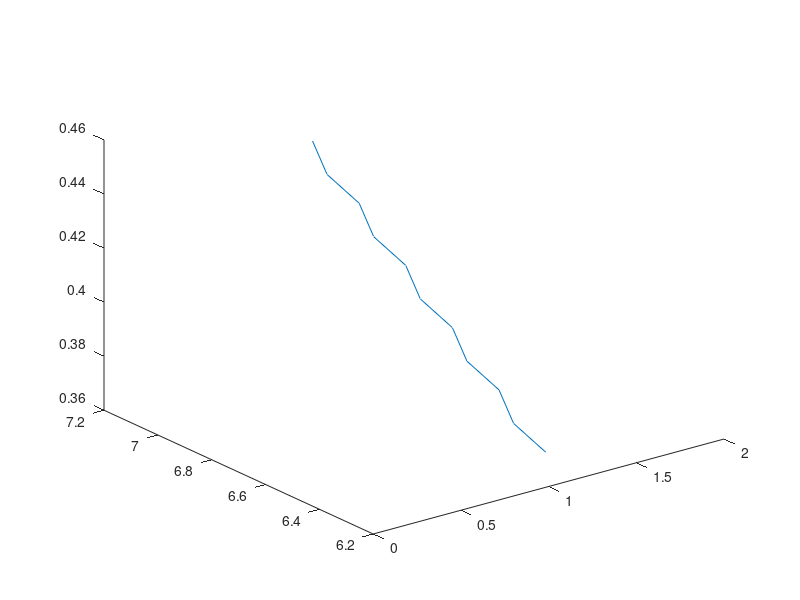

Here is the MATLAB script that generated this plot:
%variables
theta_0 =(30*pi)/180; %start direction in RADIANS
%for some angles it goes backwards but not sure why??
N= 11; %number of links
r_00=[1,2,0]'; %position in x,y,z currently not on any slope
d=0.1; %10cm links
T=5; %max time
a=(5*pi)/180; %slope angle
M=10; %mass of snake
m=10/N; %mass of each node (assuming constant mass)

theta_list = zeros(1,N);
for i=1:2:N
    theta_list(i)=theta_0;
    theta_list(i+1)=-theta_0;
end

%intial pos of first node (end of snake)
initial_position = zeros(3,N);
initial_position(:,1) = r_00;

%intial pos of whole snake
for i=1:N-1
   initial_position(1,i+1)=initial_position(1,i)+d*sin(theta_list(i));
   initial_position(2,i+1)=initial_position(2,i)+d*cos(theta_list(i));
   initial_position(3,i+1)=initial_position(3,i)+sin(a)*d*cos(theta_list(i));
  
end

%this is shit naming. The 0.1 is how you set the speed - a sort of
%frequency
time_span=linspace(1,T,T/0.1);
p=length(time_span);

position_matrix=zeros(3,N,p);
position_matrix(:,:,1)=initial_position;
position=initial_position;



mass_position=zeros(3,p);

for j=1:p

    %cofm position calc for each time step
    x_val=position(1,:);
    y_val=position(2,:);
    z_val=position(3,:);
  
    x_mass_i=m.*x_val;
    y_mass_i=m.*y_val;
    z_mass_i=m.*z_val;

    mass_position(1,j)=(1/M)*sum(x_mass_i);
    mass_position(2,j)=(1/M)*sum(y_mass_i);
    mass_position(3,j)=(1/M)*sum(z_mass_i);

    %plotting x,y positions for each time step
    plot3(x_val,y_val,z_val)
    xlim([0,2])
    pause(0.1)

    %changing start noded position adn thetas for new snake position
    position(:,1) = position(:,2);
    theta_list=-theta_list;


    for i=1:N-1
       position(1,i+1)=position(1,i)+d*sin(theta_list(i));
       position(2,i+1)=position(2,i)+d*cos(theta_list(i));
       position(3,i+1)=position(3,i)+sin(a)*d*cos(theta_list(i));
       
      
    end

    position_matrix(:,:,j+1)=position;
end

mass_position;
position_matrix;


%v simple calc assuming constant speed and no forces:
end_pos=position(:,1);
d=norm(end_pos)-norm(r_00);
v=d/T  %not realistic this is a v slow snake


